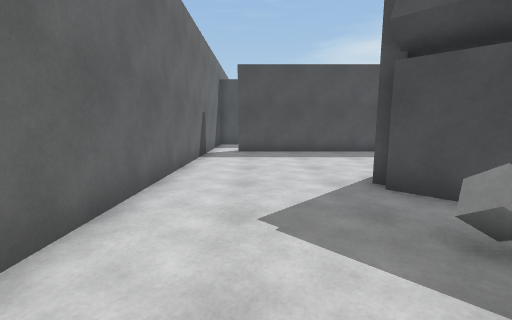
view 1 (above)

19 first-person views from a walk through a 3-D level made in the Unity game engine. The camera is 1.3 m above the floor, tilts 8° down and sees 90° across. The floor is counted in squares, 1 m on a side. Each view is taken from the middle of a square. On the plan, view 1 faces up. The plan holds only what a view shows up to about 13 squares ahead; the rest is blank. The place goes on beyond the plan. The player is left out.

view 2
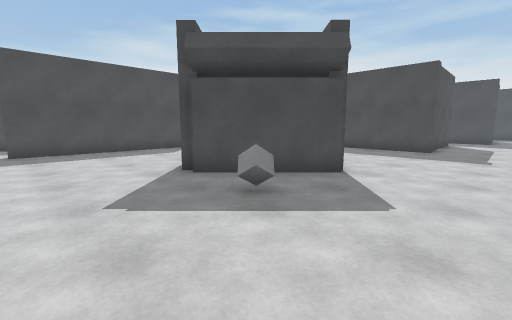

view 3
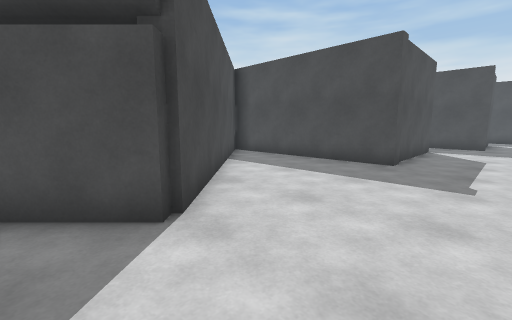

view 4
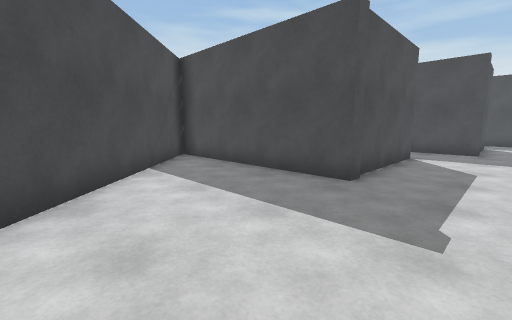

view 5
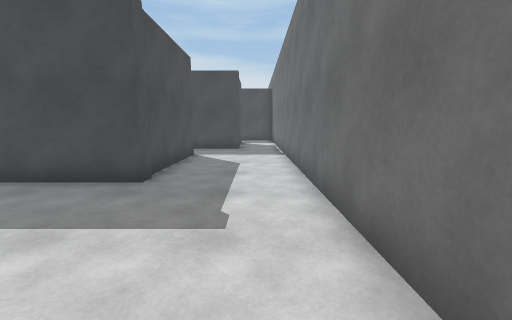

view 6
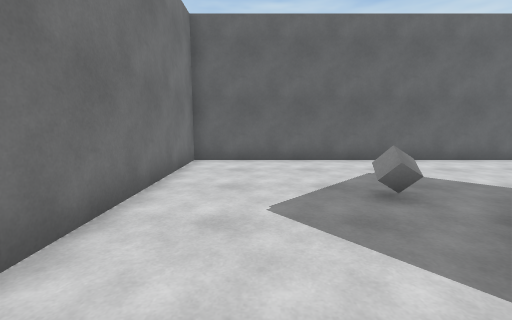

view 7
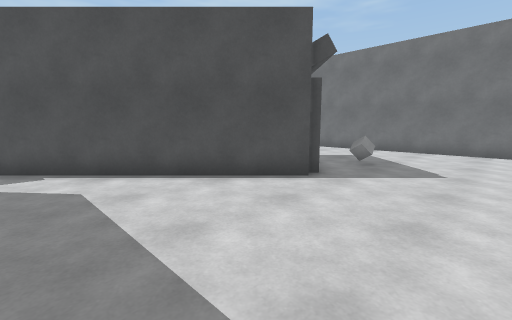

view 8
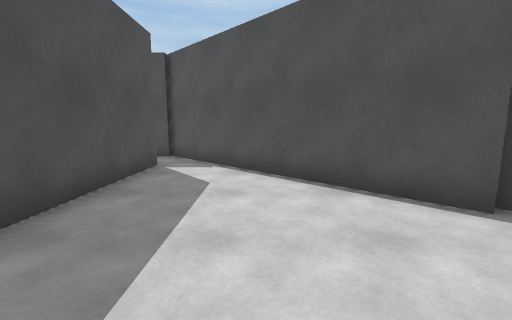

view 9
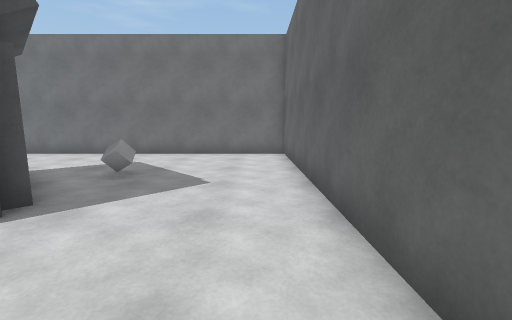

view 10
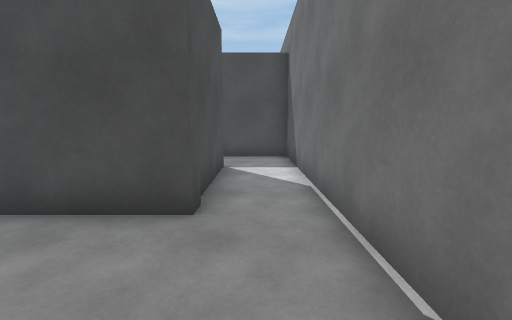

view 11
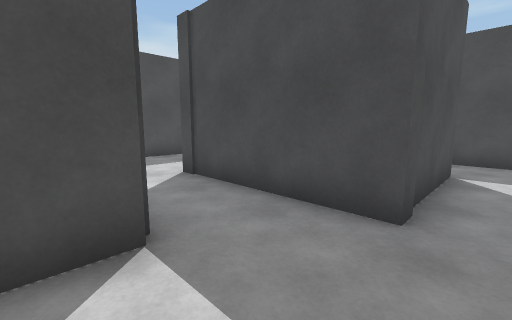

view 12
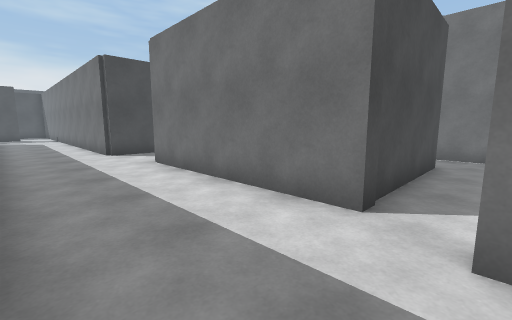

view 13
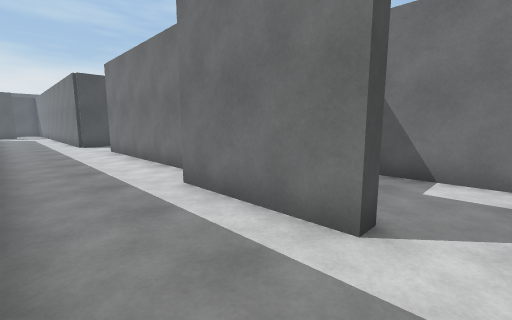

view 14
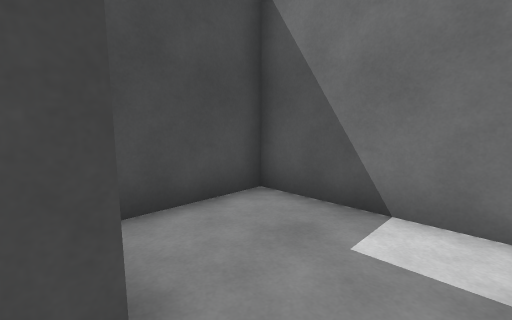

view 15
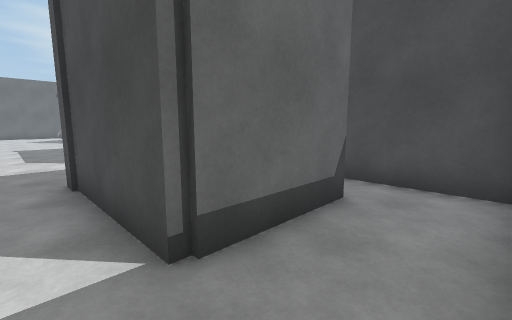

view 16
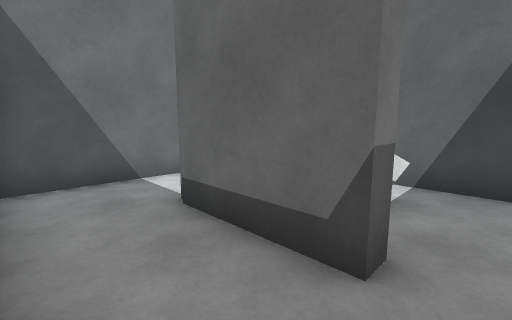

view 17
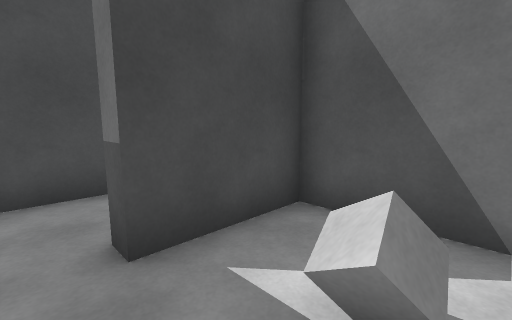

view 18
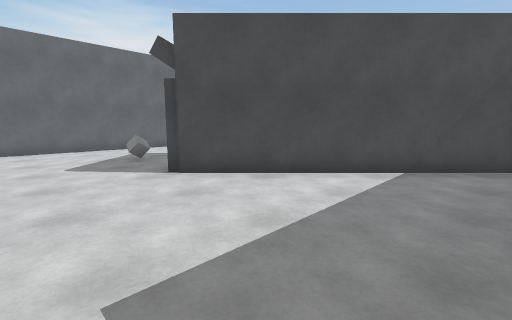

view 19
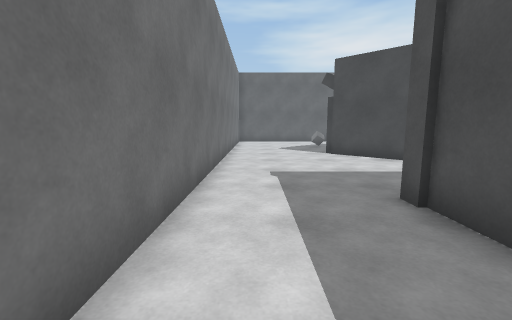

### Floor plan
Points are (right, up) in squares from view 1. A wall is a line through its corners. A room is listed if a view was taken in it or the views show most of it. See-through windows are left out.
Room 1 (views 1, 2, 3, 4, 5, 6, 7, 8, 9, 10, 11, 18, 19)
walls: (3.4, 5.6) (2.9, 5.2) (2.6, 5.5) (9.6, 12.5); (7.2, 12.2) (-0.9, 12.2); (18.1, 1.7) (12.6, 1.7) (12.6, 9.1) (5.8, 2.3) (5.5, 2.7) (6, 3.2); (-2.2, 12.8) (-2.2, -2.2) (20.5, -2.2); (20.6, 0) (20.6, 5.3)
ways out: opening at (20, 5) to room 2; opening at (21, -1) to room 4
objects: grey cube (3, 2)
Room 2 (views 12, 13)
walls: (30.6, 5.9) (31.4, 5.9); (22.8, 9.2) (21, 9.2); (20.6, 5.3) (27.8, 5.3); (15.1, 6.2) (19.2, 6.2)
ways out: opening at (20, 5) to room 1; opening at (14.5, 6) to room 3
Room 3 (view 14)
walls: (15.1, 5.6) (15.1, 6.2); (13.9, 2.2) (17.7, 2.2) (17.7, 5)
ways out: opening at (14.5, 6) to room 2
Room 4 (views 15, 16)
walls: (27.2, 2.6) (27.2, 4.1); (24.5, 3.3) (25, 3.3) (25, 0) (20.6, 0); (27.1, 4.8) (24.1, 4.8); (20.5, -2.2) (27.2, -2.2) (27.2, 0.4)
ways out: opening at (21, -1) to room 1; opening at (25, 4) to room 5
Room 5 (view 17)
walls: (21, 4.1) (21, 2.1); (21.9, 0.5) (24.5, 0.5) (24.5, 3.3)
ways out: opening at (25, 4) to room 4
objects: grey cube (23, 2)

Positions as (right, up) in squares from view 1, and headings:
1: (0, 0), facing up
2: (-1, -1), facing up-right
3: (4, -1), facing up-right
4: (7, -1), facing up-right
5: (7, -1), facing right
6: (7, 0), facing left
7: (-1, 11), facing down-right
8: (-1, 9), facing right
9: (-1, 9), facing down
10: (17, -1), facing right
11: (17, -1), facing up-right
12: (19, 9), facing down-right
13: (14, 9), facing down-right
14: (14, 6), facing down-right
15: (27, -1), facing up-left
16: (27, 4), facing down-left
17: (22, 4), facing down-right
18: (12, -1), facing up-left
19: (17, -1), facing left
